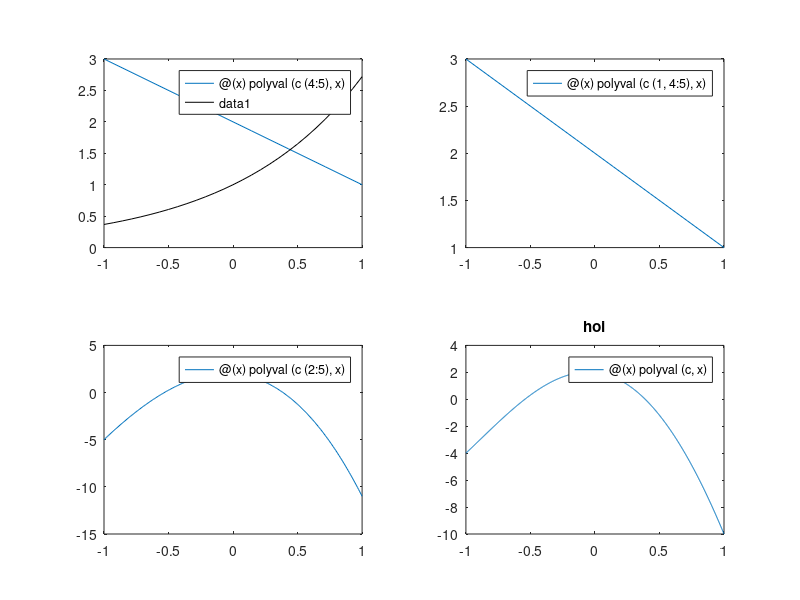

Source code (MATLAB):
clear, clc

c = [1 -2 -10 -1 2]

p1 = @(x) polyval(c(4:5), x)
p2 = @(x) polyval(c(1,4:5), x)
p3 = @(x) polyval(c(2:5), x)
p4 = @(x) polyval(c,x)
f = @(x) exp(x)


I = [-1 1]

figure(1), clf(1)
subplot(2,2,1)
fplot(p1,I)
hold on
fplot(f,I, 'Color', 'k')
hold off
subplot(2,2,2)
fplot(p2,I)
subplot(2,2,3)
fplot(p3,I)
subplot(2,2,4)
fplot(p4,I)
title('hoi')
legend('show', 'hoi')


